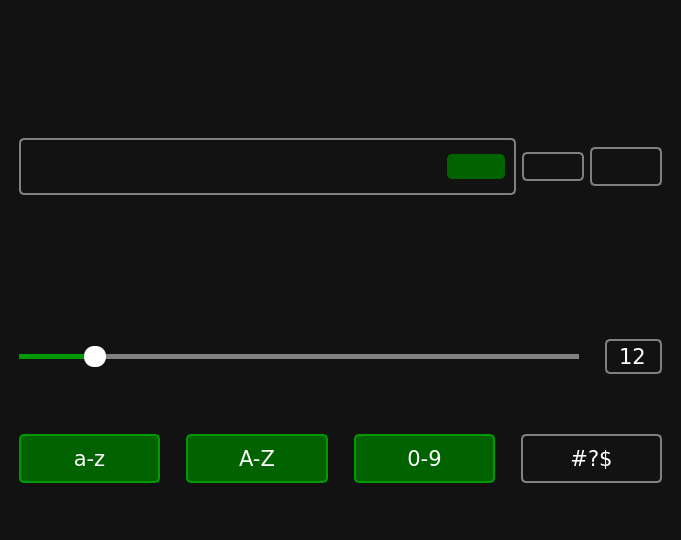
<?xml version="1.0" encoding="UTF-8"?>
<ui version="4.0">
 <class>MainWindow</class>
 <widget class="QMainWindow" name="MainWindow">
  <property name="geometry">
   <rect>
    <x>0</x>
    <y>0</y>
    <width>681</width>
    <height>540</height>
   </rect>
  </property>
  <property name="windowTitle">
   <string>Password Generator</string>
  </property>
  <property name="windowIcon">
   <iconset resource="resources.qrc">
    <normaloff>:/icons/icons/outline_key_black_24dp.ico</normaloff>:/icons/icons/outline_key_black_24dp.ico</iconset>
  </property>
  <property name="styleSheet">
   <string notr="true">QWidget {
	background-color: #121212;
	color: white;
	font-family: Verdana;
	font-size: 16pt;
	margin: 10px;
}

QPushButton {
	border: 2px solid gray;
	border-radius: 5px;
}

QPushButton#btn_lower, #btn_upper, #btn_special, #btn_digits {
	padding: 10px;
}

QPushButton:hover {
	border-color: #090;
}

QPushButton:pressed {
	border: 4px solid #090;
	border-radius: 5px;
}

QPushButton:checked {
	background-color: #006300;
	border-color: #090;
}</string>
  </property>
  <widget class="QWidget" name="centralwidget">
   <property name="styleSheet">
    <string notr="true"/>
   </property>
   <layout class="QVBoxLayout" name="verticalLayout">
    <item>
     <widget class="QPushButton" name="icon_lock">
      <property name="enabled">
       <bool>false</bool>
      </property>
      <property name="styleSheet">
       <string notr="true">border: none;</string>
      </property>
      <property name="text">
       <string/>
      </property>
      <property name="icon">
       <iconset>
        <disabledon>:/icons/icons/lock_white_24dp.svg</disabledon>
       </iconset>
      </property>
      <property name="iconSize">
       <size>
        <width>100</width>
        <height>100</height>
       </size>
      </property>
     </widget>
    </item>
    <item>
     <layout class="QHBoxLayout" name="layout_passwords">
      <item>
       <widget class="QFrame" name="frame_password">
        <property name="sizePolicy">
         <sizepolicy hsizetype="Minimum" vsizetype="Maximum">
          <horstretch>0</horstretch>
          <verstretch>0</verstretch>
         </sizepolicy>
        </property>
        <property name="styleSheet">
         <string notr="true">QFrame {
	border: 2px solid gray;
	border-radius: 5px;
	margin-right: 0;
}

QFrame:hover {
	border-color: #090;
}</string>
        </property>
        <property name="frameShape">
         <enum>QFrame::StyledPanel</enum>
        </property>
        <property name="frameShadow">
         <enum>QFrame::Raised</enum>
        </property>
        <layout class="QHBoxLayout" name="horizontalLayout_2">
         <item>
          <widget class="QLineEdit" name="line_password">
           <property name="styleSheet">
            <string notr="true">QLineEdit {
	border: none;
	margin: 0;
	font-size: 20pt;
}</string>
           </property>
          </widget>
         </item>
         <item>
          <widget class="QPushButton" name="btn_visibility">
           <property name="cursor">
            <cursorShape>PointingHandCursor</cursorShape>
           </property>
           <property name="styleSheet">
            <string notr="true">QPushButton {
	border: none;
	margin: 0;
	backgrond-color: transparent;
}</string>
           </property>
           <property name="text">
            <string/>
           </property>
           <property name="icon">
            <iconset resource="resources.qrc">
             <normaloff>:/icons/icons/visibility_off_white_24dp.svg</normaloff>
             <normalon>:/icons/icons/visibility_white_24dp.svg</normalon>:/icons/icons/visibility_off_white_24dp.svg</iconset>
           </property>
           <property name="iconSize">
            <size>
             <width>30</width>
             <height>30</height>
            </size>
           </property>
           <property name="checkable">
            <bool>true</bool>
           </property>
           <property name="checked">
            <bool>true</bool>
           </property>
          </widget>
         </item>
        </layout>
       </widget>
      </item>
      <item>
       <widget class="QPushButton" name="btn_refresh">
        <property name="cursor">
         <cursorShape>PointingHandCursor</cursorShape>
        </property>
        <property name="styleSheet">
         <string notr="true">QPushButton {
	margin-right: 0;
	margin-left: 0;
}</string>
        </property>
        <property name="text">
         <string/>
        </property>
        <property name="icon">
         <iconset>
          <normalon>:/icons/icons/refresh_white_24dp.svg</normalon>
         </iconset>
        </property>
        <property name="iconSize">
         <size>
          <width>52</width>
          <height>52</height>
         </size>
        </property>
        <property name="shortcut">
         <string>Ctrl+R</string>
        </property>
       </widget>
      </item>
      <item>
       <widget class="QPushButton" name="btn_copy">
        <property name="cursor">
         <cursorShape>PointingHandCursor</cursorShape>
        </property>
        <property name="styleSheet">
         <string notr="true">QPushButton {
	padding: 5px;
	margin-left: 0;
}</string>
        </property>
        <property name="text">
         <string/>
        </property>
        <property name="icon">
         <iconset>
          <normalon>:/icons/icons/content_copy_white_24dp.svg</normalon>
         </iconset>
        </property>
        <property name="iconSize">
         <size>
          <width>42</width>
          <height>42</height>
         </size>
        </property>
        <property name="shortcut">
         <string>Ctrl+C</string>
        </property>
       </widget>
      </item>
     </layout>
    </item>
    <item>
     <layout class="QHBoxLayout" name="layour_info">
      <item>
       <widget class="QLabel" name="label_strenght">
        <property name="sizePolicy">
         <sizepolicy hsizetype="Preferred" vsizetype="Maximum">
          <horstretch>0</horstretch>
          <verstretch>0</verstretch>
         </sizepolicy>
        </property>
        <property name="text">
         <string/>
        </property>
        <property name="alignment">
         <set>Qt::AlignCenter</set>
        </property>
       </widget>
      </item>
      <item>
       <widget class="QLabel" name="label_entropy">
        <property name="sizePolicy">
         <sizepolicy hsizetype="Preferred" vsizetype="Maximum">
          <horstretch>0</horstretch>
          <verstretch>0</verstretch>
         </sizepolicy>
        </property>
        <property name="text">
         <string/>
        </property>
        <property name="alignment">
         <set>Qt::AlignCenter</set>
        </property>
       </widget>
      </item>
     </layout>
    </item>
    <item>
     <layout class="QHBoxLayout" name="layout_lenght">
      <item>
       <widget class="QSlider" name="slider_lenght">
        <property name="cursor">
         <cursorShape>PointingHandCursor</cursorShape>
        </property>
        <property name="styleSheet">
         <string notr="true">QSlider::groove:horizontal {
	background-color: transparent;
	height: 5px;
}

QSlider::sub-page:horizontal {
	background-color: #090;
}

QSlider::add-page:horizontal {
	background-color: gray;
}

QSlider::handle:horizontal {
	background-color: white;
	width: 22px;
	border-radius: 10px;
	margin-top: -8px;
	margin-bottom: -8px;
}
</string>
        </property>
        <property name="maximum">
         <number>100</number>
        </property>
        <property name="value">
         <number>12</number>
        </property>
        <property name="orientation">
         <enum>Qt::Horizontal</enum>
        </property>
       </widget>
      </item>
      <item>
       <widget class="QSpinBox" name="spinbox_lenght">
        <property name="styleSheet">
         <string notr="true">QSpinBox {
	border: 2px solid gray;
	border-radius: 5px;
	background: transparent;
	padding: 2px;
}

QSpinBox:hover {
	border-color: #009900
} </string>
        </property>
        <property name="alignment">
         <set>Qt::AlignCenter</set>
        </property>
        <property name="buttonSymbols">
         <enum>QAbstractSpinBox::NoButtons</enum>
        </property>
        <property name="maximum">
         <number>100</number>
        </property>
        <property name="value">
         <number>12</number>
        </property>
       </widget>
      </item>
     </layout>
    </item>
    <item>
     <layout class="QHBoxLayout" name="layout_characters">
      <item>
       <widget class="QPushButton" name="btn_lower">
        <property name="cursor">
         <cursorShape>PointingHandCursor</cursorShape>
        </property>
        <property name="text">
         <string>a-z</string>
        </property>
        <property name="checkable">
         <bool>true</bool>
        </property>
        <property name="checked">
         <bool>true</bool>
        </property>
       </widget>
      </item>
      <item>
       <widget class="QPushButton" name="btn_upper">
        <property name="cursor">
         <cursorShape>PointingHandCursor</cursorShape>
        </property>
        <property name="text">
         <string>A-Z</string>
        </property>
        <property name="checkable">
         <bool>true</bool>
        </property>
        <property name="checked">
         <bool>true</bool>
        </property>
       </widget>
      </item>
      <item>
       <widget class="QPushButton" name="btn_digits">
        <property name="cursor">
         <cursorShape>PointingHandCursor</cursorShape>
        </property>
        <property name="text">
         <string>0-9</string>
        </property>
        <property name="checkable">
         <bool>true</bool>
        </property>
        <property name="checked">
         <bool>true</bool>
        </property>
       </widget>
      </item>
      <item>
       <widget class="QPushButton" name="btn_special">
        <property name="cursor">
         <cursorShape>PointingHandCursor</cursorShape>
        </property>
        <property name="text">
         <string>#?$</string>
        </property>
        <property name="checkable">
         <bool>true</bool>
        </property>
       </widget>
      </item>
     </layout>
    </item>
   </layout>
  </widget>
 </widget>
 <resources>
  <include location="resources.qrc"/>
 </resources>
 <connections/>
</ui>
